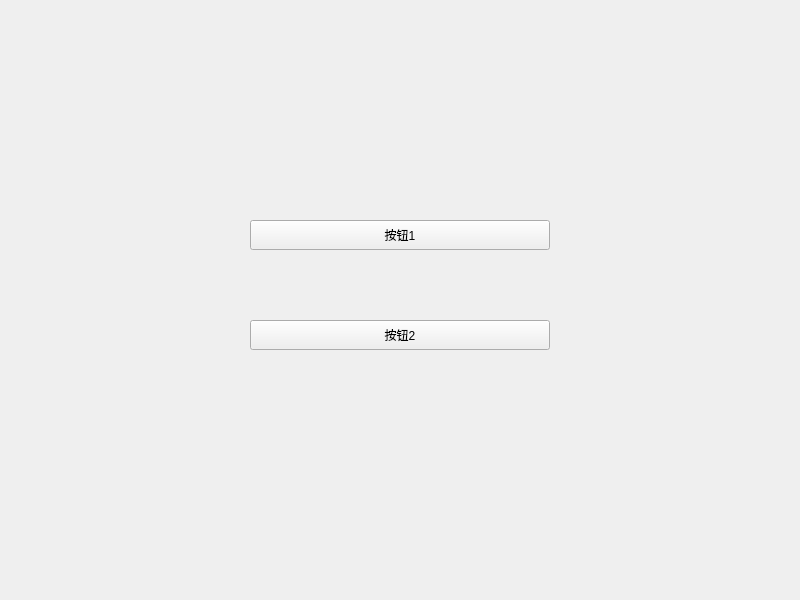
<?xml version="1.0" encoding="UTF-8"?>
<ui version="4.0">
 <class>Widget</class>
 <widget class="QWidget" name="Widget">
  <property name="geometry">
   <rect>
    <x>0</x>
    <y>0</y>
    <width>800</width>
    <height>600</height>
   </rect>
  </property>
  <property name="windowTitle">
   <string>Widget</string>
  </property>
  <widget class="QPushButton" name="pushButton">
   <property name="geometry">
    <rect>
     <x>250</x>
     <y>220</y>
     <width>300</width>
     <height>30</height>
    </rect>
   </property>
   <property name="text">
    <string>按钮1</string>
   </property>
  </widget>
  <widget class="QPushButton" name="pushButton_2">
   <property name="geometry">
    <rect>
     <x>250</x>
     <y>320</y>
     <width>300</width>
     <height>30</height>
    </rect>
   </property>
   <property name="text">
    <string>按钮2</string>
   </property>
  </widget>
 </widget>
 <resources/>
 <connections/>
</ui>
